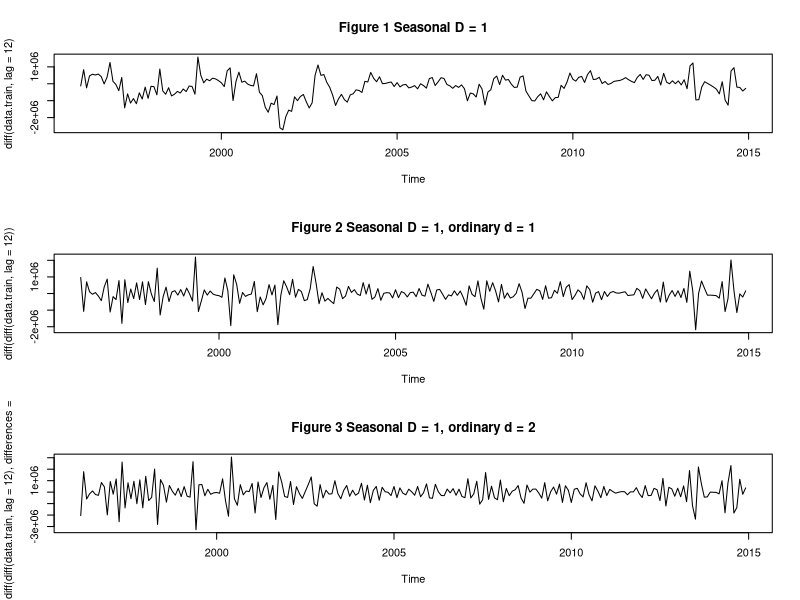
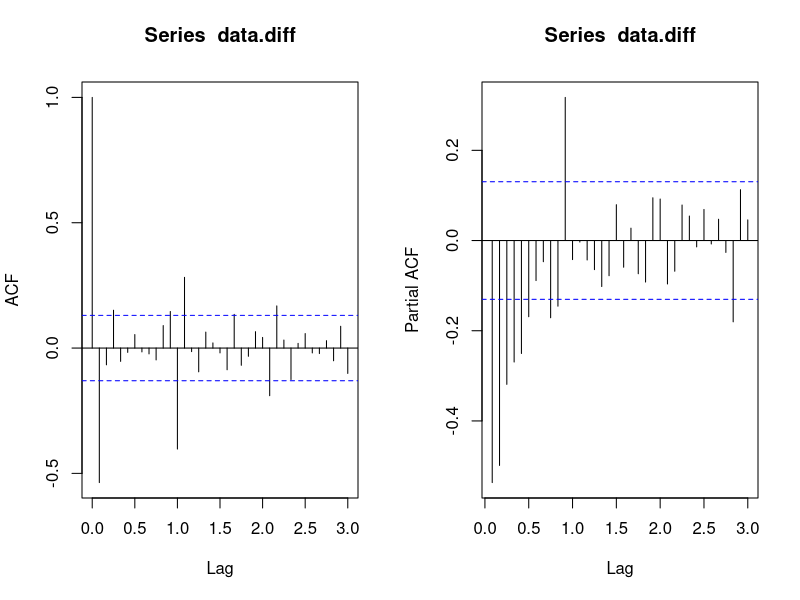

The R source for these figures, in order: (Note: this script raises an error after producing the figures.)
## ---- chunk 1
data<-read.table("JustinBieberIsMyHero_data.txt",header = T)
data.all <- ts(data$All_Border, start=1995, frequency=12)
data.train <-ts(data$All_Border[1:240],start = 1995, frequency=12)
data.test <-ts(data$All_Border[241:259],start = 2015, frequency=12)
resdiags <- function(res) # you give this function a vector containing residuals from a model
{
  par(mfcol=c(2,2)) # splits the view to show 4 plots
  ts.plot(res) # time series plot of residuals
  points(res) # points to make counting runs easier
  abline(h=mean(res)) # mean line
  qqnorm(res) #qq plot
  qqline(res)
  acf(res) #acf
  acf(res, type="partial") #pacf
}
## ---- chunk 2
#Differencing the data
par(mfcol=c(3,1))
plot(diff(data.train, lag=12), main = "Figure 1 Seasonal D = 1")
plot(diff(diff(data.train, lag=12)), main = "Figure 2 Seasonal D = 1, ordinary d = 1")
plot(diff(diff(data.train, lag=12), differences=2), main = "Figure 3 Seasonal D = 1, ordinary d = 2")
#After one seasonal difference, the pattern is removed but still a drifting trend After adding an ordinary difference, it looks better but still not stationary, particularly around the change point. After a second ordinary difference it looks great so that is our differenced series.
## ---- chunk 3
data.diff <- diff(diff(data.train, lag=12), differences=2)
par(mfcol=c(1,2))
acf(data.diff, lag.max=36)
acf(data.diff, type="p", lag.max=36)
## ---- chunk 4
knitr::include_graphics("crop1.png")
## ---- chunk 5
diff.arma1 <- arima(data.diff,order=c(1,0,2),seasonal=list(order=c(0,0,1), period=12))
diff.arma2 <- arima(data.diff,order=c(1,0,2),seasonal=list(order=c(1,0,1), period=12))
diff.arma3 <- arima(data.diff,order=c(1,0,2),seasonal=list(order=c(1,0,2), period=12))
## ---- chunk 6
resdiags(diff.arma1$res)
## ---- chunk 7
resdiags(diff.arma2$res)
## ---- chunk 8
resdiags(diff.arma3$res)
## ---- chunk 9
data.sarima <- arima(data.train,order=c(1,2,2),seasonal=list(order=c(0,1,1),frequency=12))
data.sarima.fit <-data.train - data.sarima$res # creating fitted values
plot(data.train, main = "Fitting of SARIMA(1,2,2)x(0,1,1)_12")
points(data.sarima.fit, type="l", col="red")
## ---- chunk 10
pred.sarima <- predict(data.sarima, n.ahead=19)
plot(data.test,ylim=c(1e+6,10e+6),main = "Prediction Inverval for SARIMA")
points(pred.sarima$pred, type='l', col="red")
points(pred.sarima$pred + 1.96*pred.sarima$se, type='l', col="blue")
points(pred.sarima$pred - 1.96*pred.sarima$se, type='l', col="blue")
points(pred.sarima$pred, col="red")
points(pred.sarima$pred + 1.96*pred.sarima$se, col="blue")
points(pred.sarima$pred - 1.96*pred.sarima$se, col="blue")
#sum((data.test - pred.sarima$pred)^2) # PRESS
